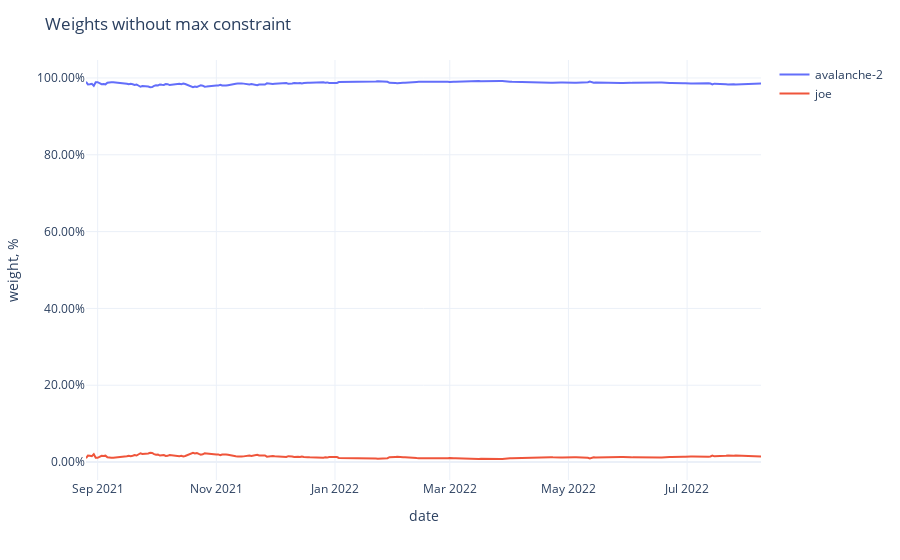

Here is the notebook cell this chart was saved with:
### Code cell
fig = px.line(weights,
              labels={'value': 'weight, %', 'variable': ''})
fig.update_traces(
    hovertemplate="%{y}"
)
fig.update_yaxes(
    tickformat=".2%",
)
fig.update_xaxes(
    showspikes=True,
    spikethickness=2,
    spikedash="dot",
    spikecolor="#999999",
    spikemode="across",
)
fig.update_layout(
    ## showlegend=False,
    hovermode="x",
    hoverdistance=100,  ## Distance to show hover label of data point
    spikedistance=1000,  ## Distance to show spike
    template='plotly_white',
    title='Weights without max constraint'
)

### Figure 1 — Plotly figure (JSON) as saved in the notebook; plotly's stock layout.template omitted (floating-point values rounded to 4 significant figures; data arrays with more than 128 entries replaced by an {"elided": "..."} marker saying what was removed)
{"data": [{"hovertemplate": "%{y}", "legendgroup": "avalanche-2", "line": {"color": "#636efa", "dash": "solid"}, "marker": {"symbol": "circle"}, "mode": "lines", "name": "avalanche-2", "orientation": "v", "showlegend": true, "type": "scatter", "x": {"elided": "348 str values"}, "xaxis": "x", "y": {"elided": "348 float values"}, "yaxis": "y"}, {"hovertemplate": "%{y}", "legendgroup": "joe", "line": {"color": "#EF553B", "dash": "solid"}, "marker": {"symbol": "circle"}, "mode": "lines", "name": "joe", "orientation": "v", "showlegend": true, "type": "scatter", "x": {"elided": "348 str values"}, "xaxis": "x", "y": {"elided": "348 float values"}, "yaxis": "y"}], "layout": {"autosize": true, "hoverdistance": 100, "hovermode": "x", "legend": {"title": {"text": ""}, "tracegroupgap": 0}, "margin": {"t": 60}, "spikedistance": 1000, "title": {"text": "Weights without max constraint"}, "xaxis": {"anchor": "y", "autorange": true, "domain": [0, 1], "range": ["2021-08-26", "2022-08-08"], "showspikes": true, "spikecolor": "#999999", "spikedash": "dot", "spikemode": "across", "spikethickness": 2, "title": {"text": "date"}, "type": "date"}, "yaxis": {"anchor": "x", "autorange": true, "domain": [0, 1], "range": [-0.04679, 1.047], "tickformat": ".2%", "title": {"text": "weight, %"}, "type": "linear"}}}
